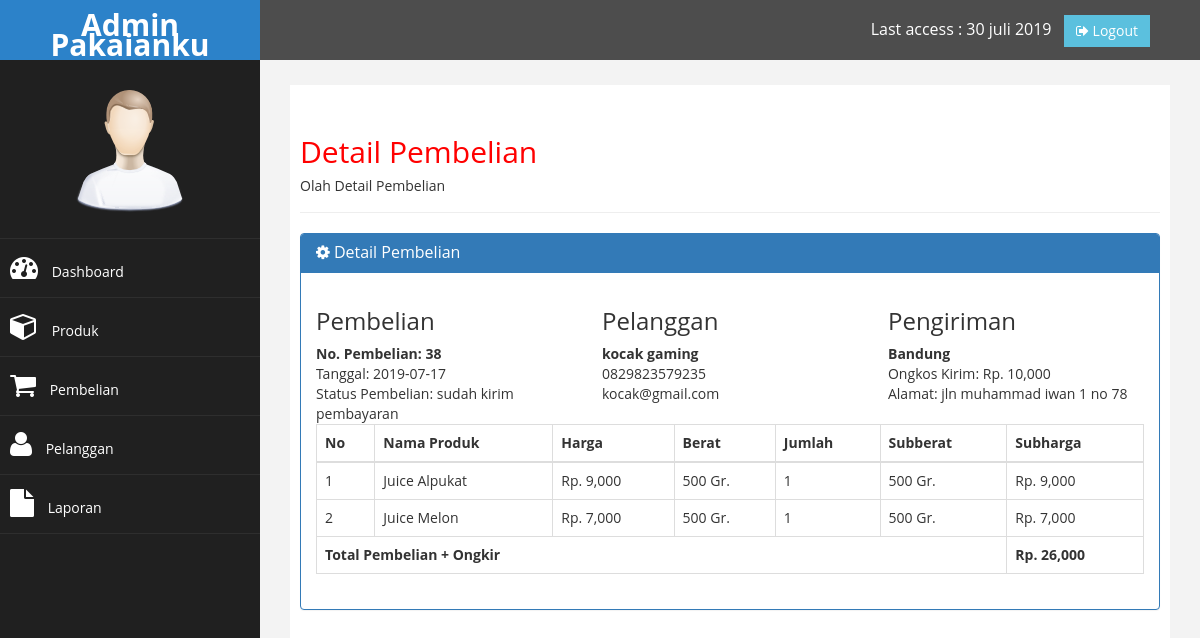
Page /admin/index.php?halaman=detail&id=38 (signed in) on the committed database.
### tables this page shows
CREATE TABLE `pembelian` (
  `id_pembelian` int(11) NOT NULL,
  `id_pelanggan` int(11) NOT NULL,
  `id_ongkir` int(11) NOT NULL,
  `tanggal_pembelian` date NOT NULL,
  `total_pembelian` int(11) NOT NULL,
  `nama_kota` varchar(100) NOT NULL,
  `tarif` int(11) NOT NULL,
  `alamat_pengiriman` text NOT NULL,
  `status_pembelian` varchar(100) NOT NULL DEFAULT 'Pending',
  `resi_pengiriman` varchar(100) NOT NULL
);

CREATE TABLE `pelanggan` (
  `id_pelanggan` int(11) NOT NULL,
  `email_pelanggan` varchar(100) NOT NULL,
  `password_pelanggan` varchar(64) NOT NULL,
  `nama_pelanggan` varchar(100) NOT NULL,
  `telepon_pelanggan` varchar(25) NOT NULL,
  `alamat_pelanggan` text NOT NULL
);

CREATE TABLE `pembelian_produk` (
  `id_pembelian_produk` int(11) NOT NULL,
  `id_pembelian` int(11) NOT NULL,
  `id_produk` int(11) NOT NULL,
  `jumlah` int(11) NOT NULL,
  `nama` varchar(100) NOT NULL,
  `harga` int(11) NOT NULL,
  `berat` int(11) NOT NULL,
  `subberat` int(11) NOT NULL,
  `subharga` int(11) NOT NULL
);

### admin/detail.php (the view)
<?php
$ambil = $koneksi->query("SELECT * FROM pembelian JOIN pelanggan ON pembelian.id_pelanggan = pelanggan.id_pelanggan WHERE pembelian.id_pembelian='$_GET[id]'");
$detail = $ambil->fetch_assoc();
?>
<div class="page-header">
    <h2>Detail Pembelian</h2>
    <h5>Olah Detail Pembelian </h5>
</div>
<div class="panel panel-primary">
    <div class="panel-heading">
        <h3 class="panel-title"> <i class="fa fa-cog"></i> Detail Pembelian</h3>
    </div>
    <div class="panel-body">
        <div class="row">
            <div class="col-md-4">
                <h3>Pembelian</h3>
                <strong>No. Pembelian: <?php echo $detail['id_pembelian']; ?></strong><br>
                Tanggal: <?php echo $detail['tanggal_pembelian']; ?><br>
                Status Pembelian: <?php echo $detail['status_pembelian'];?>
            </div>
            <div class="col-md-4">
                <h3>Pelanggan</h3>
                <strong><?php echo $detail['nama_pelanggan']; ?></strong> <br>
                <?php echo $detail['telepon_pelanggan'];?> <br>
                <?php echo $detail['email_pelanggan']; ?>
            </div>
            <div class="col-md-4">
                <h3>Pengiriman</h3>
                <strong><?php  echo $detail['nama_kota'] ?></strong> <br>
                Ongkos Kirim: Rp. <?php echo number_format($detail['tarif']); ?><br>
                Alamat: <?php echo $detail['alamat_pengiriman'];?>
            </div>
        </div>
        <table class="table table-bordered">
            <thead>
                <tr>
                    <th>No</th>
                    <th>Nama Produk</th>
                    <th>Harga</th>
                    <th>Berat</th>
                    <th>Jumlah</th>
                    <th>Subberat</th>
                    <th>Subharga</th>
                </tr>
            </thead>
            <tbody>
                <?php $nomor=1;?>
                <?php $ambil = $koneksi->query("SELECT * FROM pembelian_produk WHERE id_pembelian='$_GET[id]'"); ?>
                <?php while($pecah = $ambil->fetch_assoc()) { ?>
                <tr>
                    <td><?php echo $nomor ?></td>
                    <td><?php echo $pecah['nama']; ?></td>
                    <td>Rp. <?php echo number_format($pecah['harga']);?></td>
                    <td><?php echo $pecah['berat'];?> Gr.</td>
                    <td><?php echo $pecah['jumlah'];?></td>
                    <td><?php echo $pecah['subberat'];?> Gr.</td>
                    <td>Rp. <?php echo number_format($pecah['subharga']);?></td>
                </tr>
                <?php $nomor++?>
                <?php }?>
            </tbody>
            <tfoot>
                <tr>
                    <th colspan="6">Total Pembelian + Ongkir </th>
                    <th>Rp. <?php echo number_format($detail['total_pembelian']); ?></th>
                </tr>
            </tfoot>
        </table>
    </div>
</div>

### admin/assets/css/custom.css (style rules this page uses)
body { font-family: 'Open Sans', sans-serif; }
h2 { color: #f00; }

### rows in the picture
pembelian: id_pembelian "38", tanggal_pembelian "2019-07-17", status_pembelian "sudah kirim pembayaran", id_pelanggan.nama_pelanggan "kocak gaming", id_pelanggan.telepon_pelanggan "0829823579235", id_pelanggan.email_pelanggan "kocak@gmail.com", nama_kota "Bandung", tarif "10,000", alamat_pengiriman "jln muhammad iwan 1 no 78", total_pembelian "26,000"
pembelian_produk: nama "Juice Alpukat", harga "9,000", berat "500", jumlah "1", subberat "500", subharga "9,000"
pembelian_produk: nama "Juice Melon", harga "7,000", berat "500", jumlah "1", subberat "500", subharga "7,000"
